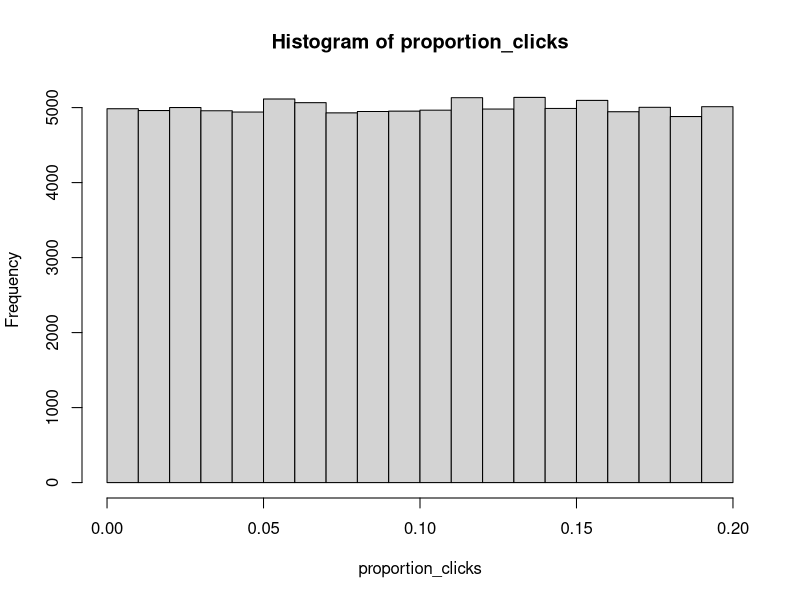
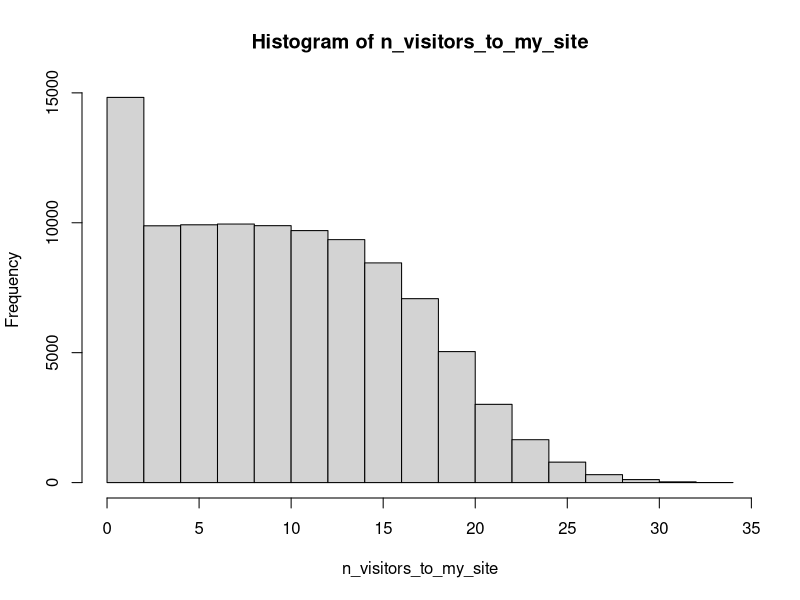
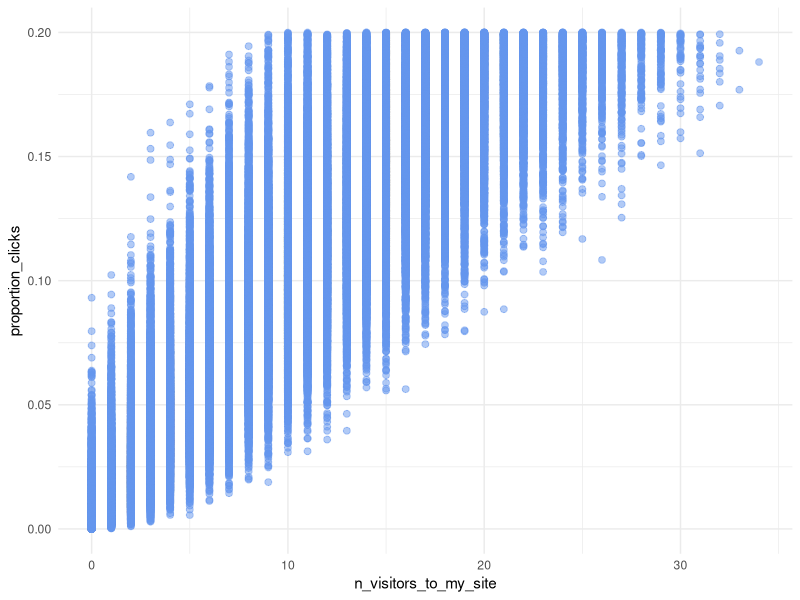
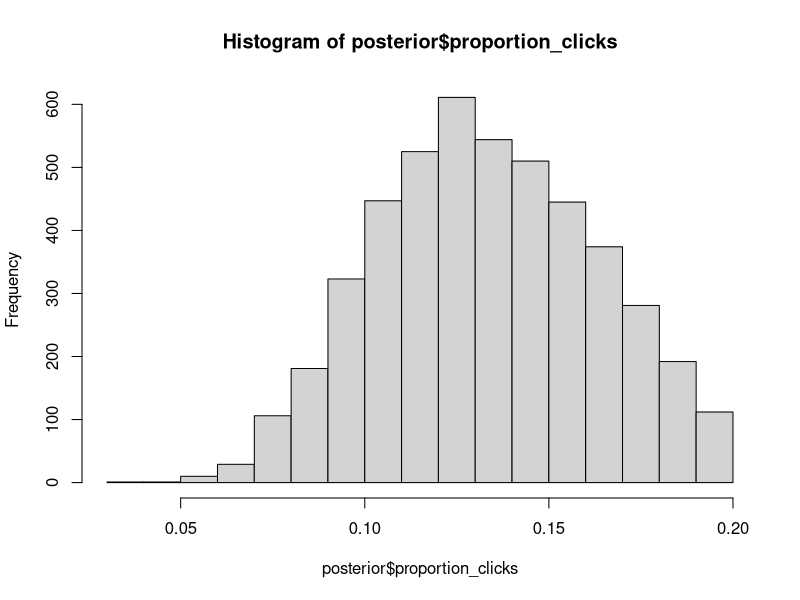
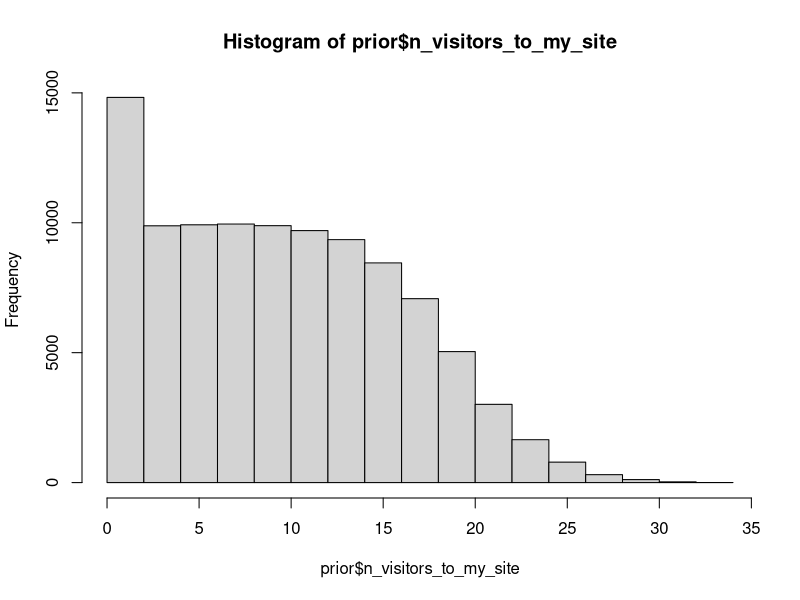
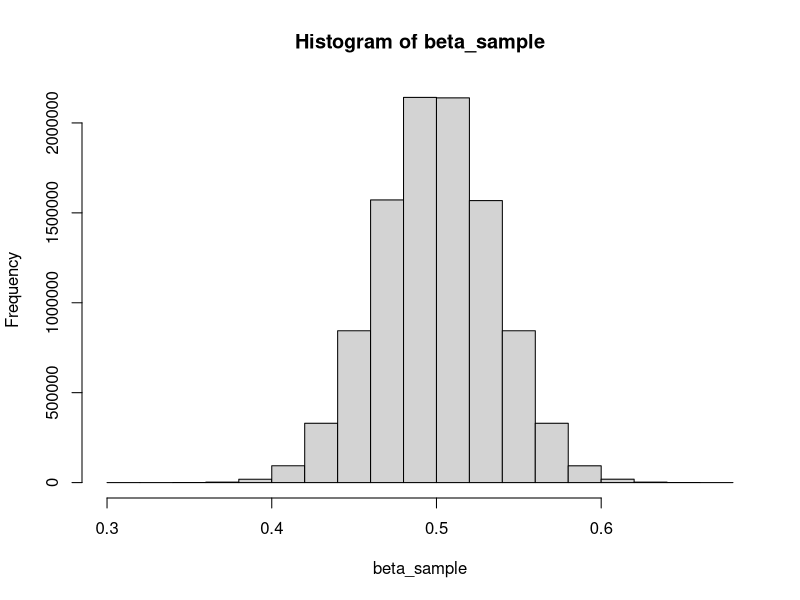
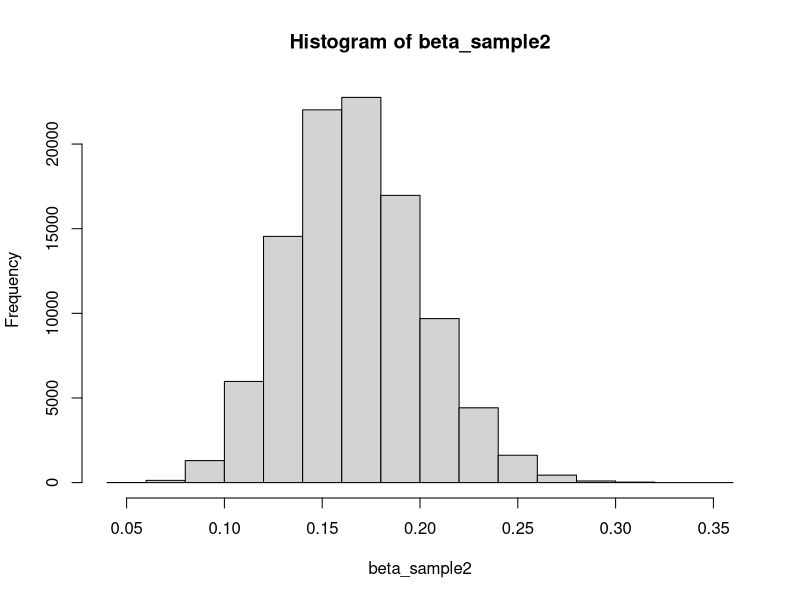
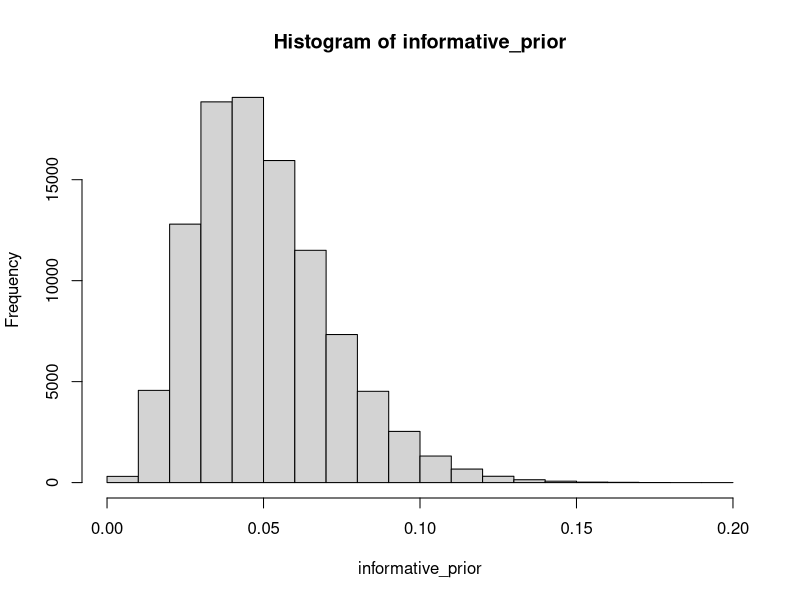

Here is the R script that generated these plots, in order:
## ---- chunk 1
knitr::opts_chunk$set(echo = TRUE)

library(ggplot2)
library(dplyr)

## ---- chunk 2

# Let's build a generative model
prop_success <- 0.42
n_zombies <- 100

# Simulating data
data <- c()
for(zombie in 1:n_zombies) {
  data[zombie] <- runif(1, min = 0, max = 1) < prop_success
}

data <- as.numeric(data)

# The above was a binomial distribution.
rbinom(1, size = 100, prob = 0.42)

## ---- chunk 3

# Example of Ad clicks. The social media site says that their ads get clicked on 10% of the time. You are not so sure.

# Proportion clicks could be as low as 0% or as high as 20%, as a uniform distribution.

n_samples <- 100000
n_ads_shown <- 100

proportion_clicks <- runif(n = n_samples, min = 0, max = 0.2) # this is our 'priors'

n_visitors_to_my_site <- rbinom(n = n_samples, size = n_ads_shown, prob = proportion_clicks)
# The results is that samples in n_visitors now also incorporate the uncertainty in what the underlying proportion of clicks could be.

hist(proportion_clicks) # uniform
hist(n_visitors_to_my_site)

## ---- chunk 4

prior <- data.frame(proportion_clicks, n_visitors_to_my_site)

# Joint probability distribution
ggplot(data = prior, aes(x = n_visitors_to_my_site, y = proportion_clicks)) +
  geom_point(alpha = 0.5, color = "cornflowerblue", size = 2) +
  theme_minimal()

# We want the marginal distribution, i.e. histograms on side of plot.
# e.g. if we knew proportion clicks was 10%, we could condition on this. 
# We can condition on the data, too. i.e, number of visitors to the site. Therefore, we can reduce uncertainty in the parameter.

## ---- chunk 5

# For example, we got 13 visitors to the site when we ran our ad campaign with 100 ads.

posterior <- prior[prior$n_visitors_to_my_site == 13,]

hist(posterior$proportion_clicks) # not uniform anymore. We know more things!

# Can we use this info to predict how many visitors we would get if we reran the ad campaign?
# Use the posterior as a new prior for the next ad campaign! 


# new prior
prior2 <- posterior

n_samples <- nrow(prior2)
n_ads_shown <- 100
prior2$n_visitors_to_my_site <- rbinom(n_samples, n_ads_shown, prob = prior2$proportion_clicks) # use proportions derived previously

hist(prior$n_visitors_to_my_site)

## ---- chunk 6

# Beta distribution is a useful probability distribution when you want model uncertainty over a parameter bounded between 0 and 1. 

# Shape parameters must be positive.
beta_sample <- rbeta(10e6, shape1 = 100, shape2 = 100)
hist(beta_sample)

# The larger the shape parameters are, the more concentrated the beta distribution becomes. When used as a prior, this Beta distribution encodes the information that the parameter is most likely close to 0.5.

# The larger the shape1 parameter is the closer the resulting distribution is to 1, and the larger shape2 is the closer it is to 0.

beta_sample2 <- rbeta(10e4, shape1 = 20, shape2 = 100)
hist(beta_sample2)

# Say you're told that "most ads get clicked 5% of the time, but some as low as 2% and some as high as 8%"

informative_prior <- rbeta(10e4, shape1 = 5, shape2 = 95)
hist(informative_prior)

## ---- chunk 7

# e.g. Video vs Text ads

# Result: Video gets 13, and Text gets 6. How much more effective were the Video adds?

n_samples <- 100000
n_ads_shown <- 100

proportion_clicks <- runif(n = n_samples, min = 0, max = 0.2) # this is our 'priors'

n_visitors_to_my_site <- rbinom(n = n_samples, size = n_ads_shown, prob = proportion_clicks)

prior <- data.frame(proportion_clicks, n_visitors_to_my_site)

# Create posteriors for video and text ads
posterior_video <- prior[prior$n_visitors_to_my_site == 13,]
posterior_text <- prior[prior$n_visitors_to_my_site == 6,]

posterior <- data.frame(
  video_prop = posterior_video$proportion_clicks[1:4500],
  text_prop = posterior_text$proportion_clicks[1:4500]
)

# Calculate difference
posterior$prop_diff <- posterior$video_prop - posterior$text_prop

hist(posterior$prop_diff)
# Calculate median
median(posterior$prop_diff)
# Calculate the probability that proportion of clicks is larger for video than text
sum(posterior$prop_diff > 0) / length(posterior$prop_diff)

## ---- chunk 8

video_cost <- 0.25
text_cost <- 0.05
visitor_spend <- 2.53

# Let's see which choice is more efficient (i.e. profit-maximizing!)

posterior$video_profit <- posterior$video_prop * visitor_spend - video_cost
posterior$text_profit <- posterior$text_prop * visitor_spend - text_cost

posterior <- posterior %>%
  mutate(profit_diff = video_profit - text_profit)

median(posterior$profit_diff)

sum(posterior$profit_diff < 0) / length(posterior$profit_diff)

## ---- chunk 9

x <- rpois(10000, lambda = 3)

hist(x)

n_draws <- 100000
mean_clicks <- runif(n_draws, min = 0, max = 80)
n_visitors <- rpois(n = n_draws, mean_clicks)

prior <- data.frame(mean_clicks, n_visitors)
posterior <- prior[prior$n_visitors == 19, ]

# Visualize mean_clicks
hist(prior$mean_clicks)
hist(posterior$mean_clicks)

